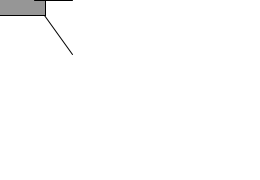
Frame 1 (no input)
Frame 60 (the mouse pressed at the canvas centre just before this capture): identical to frame 1, image omitted
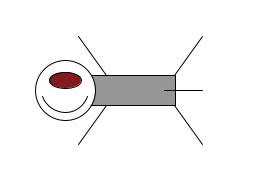
Frame 120 (the mouse held since frame 60 and released just before this capture)

The Processing sketch that drew these frames (run headless with seeded random() and noise(); from frame 60 on, the mouse is pressed at the canvas centre):

// Processing sketch: exercise3_5_my_zoog_dynamic_sketch
// ── exercise3_5_my_zoog_dynamic_sketch.pde
void setup() {
  size(260, 180);
  smooth(); // enable anti-aliasing
}

void draw() {
  background(255);
  ellipseMode(CENTER);
  
  // body
  stroke(0);
  fill(150);
  rect(mouseX-45,mouseY-15,90,30);
  
  // head
  fill(255);
  ellipse(mouseX-65,mouseY,60,60);
  // eye
  fill(mouseX,mouseX/5,mouseX/4);
  ellipse(mouseX-65,mouseY-10,32,16);
  // smile
  noFill();
  stroke(0);
  arc(mouseX-65, mouseY-2, 48, 48, PI/9, 8*PI/9);
  
  // limbs
  stroke(0);
  // forelimbs
  line(mouseX-24,mouseY-15,mouseX-52,mouseY-54);
  line(mouseX-24,mouseY+15,mouseX-52,mouseY+54);
  // hind limbs
  line(mouseX+44,mouseY-15,mouseX+72,mouseY-54);
  line(mouseX+44,mouseY+15,mouseX+72,mouseY+54);
  // tail
  line(mouseX+34,mouseY,mouseX+72,mouseY);
}
